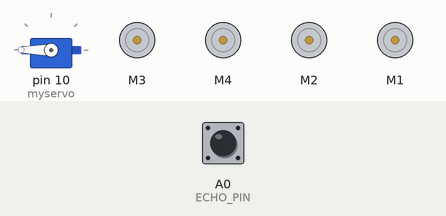
Bench run of a sketch on a simulated Arduino Uno, built with avr-gcc and run on an emulated ATmega328P. On the bench: servo, 4 × DC motor (green arrow = forward, orange = backward, longer = faster). The test bench sets the inputs (shaded band); at power-on: A0 (ECHO_PIN) LOW. What the sketch prints to the serial monitor is not drawn.

Above: at 1.7 s.
1.8 s: A0 (ECHO_PIN) pulsed HIGH 2 times (0.12 s each, 0.3 s apart)
At 4.0 s:
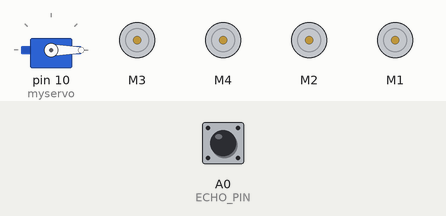
At 5.3 s:
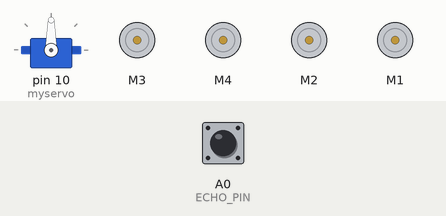
5.4 s: A0 (ECHO_PIN) pulsed HIGH 5 times (0.12 s each, 0.3 s apart)
At 13.3 s:
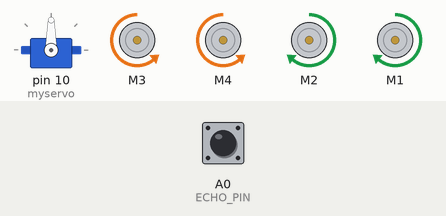
Timing chart, 0 to 15.2 s (numbered marks = the images above; inputs shaded):
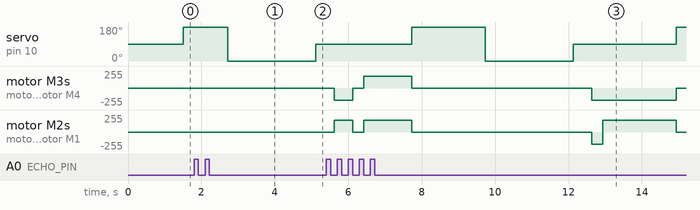

The sketch:

sketch_may10a.ino
```cpp
#include "AFMotor.h"
#include <Servo.h>

// Pin definitions
const int ECHO_PIN = A0;  // echo pin
const int TRIG_PIN = A5;  // Trigger pin

// Motor definitions
const int MOTOR_1 = 3;
const int MOTOR_2 = 4;
const int MOTOR_3 = 2;
const int MOTOR_4 = 1;

// Servo object
Servo myservo;

// Motor objects
AF_DCMotor motor1(MOTOR_1, MOTOR12_64KHZ);  // create motor object, 64KHz pwm
AF_DCMotor motor2(MOTOR_2, MOTOR12_64KHZ);  // create motor object, 64KHz pwm
AF_DCMotor motor3(MOTOR_3, MOTOR12_64KHZ);  // create motor object, 64KHz pwm
AF_DCMotor motor4(MOTOR_4, MOTOR12_64KHZ);  // create motor object, 64KHz pwm

// Distance variables
int distanceLeft, distanceFront, distanceRight;

// Set distance threshold
const int SET_DISTANCE = 40;

void setup() {
  Serial.begin(9600);  // Initialize serial port
  Serial.println("Start");

  myservo.attach(10);
  delay(500);  // Allow servo to initialize
  myservo.write(90);

  pinMode(TRIG_PIN, OUTPUT);
  pinMode(ECHO_PIN, INPUT);

  // Initialize motor speeds
  motor1.setSpeed(180);
  motor2.setSpeed(180);
  motor3.setSpeed(180);
  motor4.setSpeed(180);
}

void loop() {
  distanceFront = getDistance();
  while (distanceFront > SET_DISTANCE) {
    motor1.run(FORWARD);
    motor2.run(FORWARD);
    motor3.run(FORWARD);
    motor4.run(FORWARD);
    delay(10);
    distanceFront = getDistance();
  }
  stopMotors();
  scanAndAvoid();
}

// Get distance using ultrasonic sensor
int getDistance() {
  digitalWrite(TRIG_PIN, LOW);
  delayMicroseconds(2);
  digitalWrite(TRIG_PIN, HIGH);
  delayMicroseconds(10);
  long duration = pulseIn(ECHO_PIN, HIGH);
  return duration / 58.2;  // Correct distance calculation
}

// Move forward
void moveForward() {
  motor1.run(FORWARD);
  motor2.run(FORWARD);
  motor3.run(FORWARD);
  motor4.run(FORWARD);
}

// Stop motors
void stopMotors() {
  motor1.run(RELEASE);
  motor2.run(RELEASE);
  motor3.run(RELEASE);
  motor4.run(RELEASE);
}

// Scan and avoid obstacles
void scanAndAvoid() {
  myservo.write(180);
  delay(500);
  distanceRight = getDistance();
  delay(500);
  myservo.write(0);
  delay(900);
  distanceLeft = getDistance();
  delay(500);
  myservo.write(90);
  delay(500);

  if (distanceRight <= SET_DISTANCE && distanceLeft <= SET_DISTANCE) {
    turnAround();
  } else if (distanceRight > distanceLeft) {
    turnRight();
  } else if (distanceLeft > distanceRight) {
    turnLeft();
  }
}

// Turn left
void turnLeft() {
  motor1.run(FORWARD);
  motor2.run(FORWARD);
  motor3.run(BACKWARD);
  motor4.run(BACKWARD);
  delay(500);
  stopMotors();
}

// Turn right
void turnRight() {
  motor1.run(BACKWARD);
  motor2.run(BACKWARD);
  motor3.run(FORWARD);
  motor4.run(FORWARD);
  delay(500);
  stopMotors();
}

// Turn around
void turnAround() {
  motor1.run(BACKWARD);
  motor2.run(BACKWARD);
  motor3.run(BACKWARD);
  motor4.run(BACKWARD);
  delay(300);
  motor1.run(BACKWARD);
  motor2.run(BACKWARD);
  motor3.run(FORWARD);
  motor4.run(FORWARD);
  delay(1000);
}
```

Measured:
- after the input at 1.8 s, servo on pin 10 (myservo): 180° → 0° after 0.92 s instead of 1.7 s
